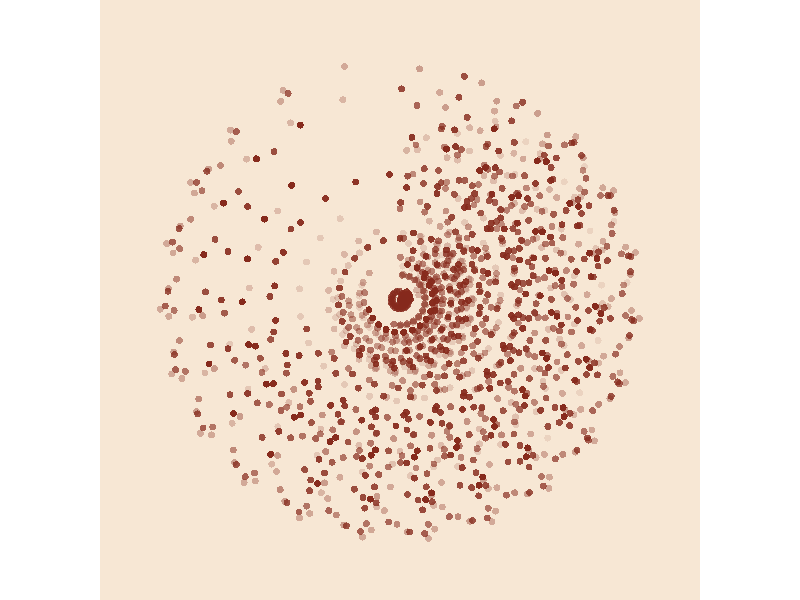
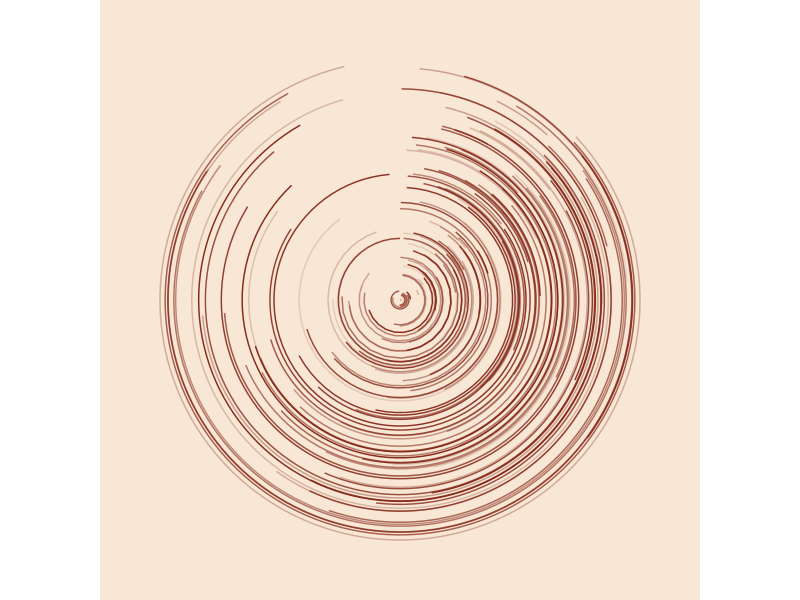
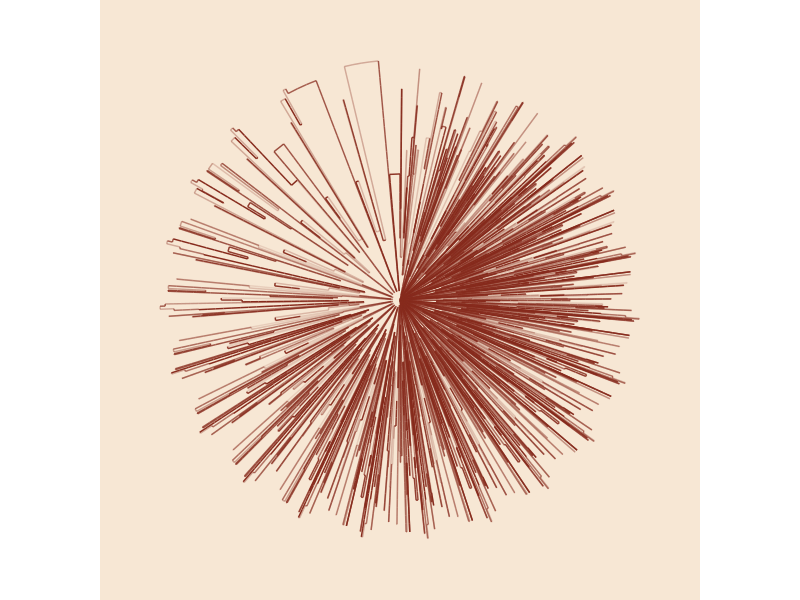

These charts were generated, in order, by the following R code:

# Shandiya Balasubramaniam
# functions to create simple geometric patterns 
# with an element of randomness

library(purrr)
library(ggplot2)

# radial patterns ------

radial <- function(...) {
  
  x_start <- runif(1, 0, 4)
  x_end <- x_start + runif(1, 0, 20)
  x <- seq(x_start, x_end)
  y <- rep(runif(1, 0, 5), times = length(x))
  alpha <- runif(1, 0.5, 1)
  data.frame(x, y, alpha)
  
}

n <- c(1:120)

radial_df <- n |> 
  map_dfr(radial, .id = "group")

# using geom_point makes the lines more uniform
ggplot(radial_df) +
  geom_jitter(aes(x, y, group = group, alpha = alpha), 
              colour = "#862a1c",
              size = 2,
              shape = 16) + 
  coord_polar() + 
  theme_void() +
  theme(panel.background = element_rect(fill = "#f7e7d4" , colour = NA),
        plot.background = element_rect(fill = "#f7e7d4", colour = NA), 
        legend.position = "none")

# straight lines
ggplot(radial_df) +
  geom_line(aes(x, y, group = group, alpha = alpha), 
            colour = "#862a1c") + 
  coord_polar() + 
  theme_void() +
  theme(panel.background = element_rect(fill = "#f7e7d4" , colour = NA),
        plot.background = element_rect(fill = "#f7e7d4", colour = NA), 
        legend.position = "none")

# connects observations and shows where changes occur
ggplot(radial_df) +
  geom_step(aes(x, y, alpha = alpha), 
            colour = "#862a1c") + 
  coord_polar() + 
  theme_void() +
  theme(panel.background = element_rect(fill = "#f7e7d4" , colour = NA),
        plot.background = element_rect(fill = "#f7e7d4", colour = NA), 
        legend.position = "none")
